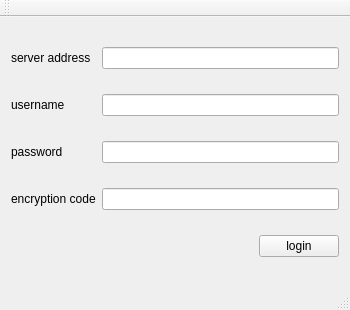
<?xml version="1.0" encoding="UTF-8"?>
<ui version="4.0">
 <class>LoginWindow</class>
 <widget class="QMainWindow" name="LoginWindow">
  <property name="geometry">
   <rect>
    <x>0</x>
    <y>0</y>
    <width>350</width>
    <height>310</height>
   </rect>
  </property>
  <property name="windowTitle">
   <string>LoginWindow</string>
  </property>
  <widget class="QWidget" name="centralWidget">
   <layout class="QGridLayout" name="gridLayout">
    <item row="3" column="1">
     <widget class="QLineEdit" name="encrytion_lineEdit"/>
    </item>
    <item row="2" column="1">
     <widget class="QLineEdit" name="password_lineEdit"/>
    </item>
    <item row="0" column="0">
     <widget class="QLabel" name="label">
      <property name="text">
       <string>server address</string>
      </property>
     </widget>
    </item>
    <item row="3" column="0">
     <widget class="QLabel" name="label_4">
      <property name="text">
       <string>encryption code</string>
      </property>
     </widget>
    </item>
    <item row="1" column="0">
     <widget class="QLabel" name="label_2">
      <property name="text">
       <string>username</string>
      </property>
     </widget>
    </item>
    <item row="1" column="1">
     <widget class="QLineEdit" name="username_lineEdit"/>
    </item>
    <item row="2" column="0">
     <widget class="QLabel" name="label_3">
      <property name="text">
       <string>password</string>
      </property>
     </widget>
    </item>
    <item row="0" column="1">
     <widget class="QLineEdit" name="server_lineEdit"/>
    </item>
    <item row="4" column="1" alignment="Qt::AlignRight">
     <widget class="QPushButton" name="login_pushButton">
      <property name="text">
       <string>login</string>
      </property>
     </widget>
    </item>
   </layout>
  </widget>
  <widget class="QMenuBar" name="menuBar">
   <property name="geometry">
    <rect>
     <x>0</x>
     <y>0</y>
     <width>350</width>
     <height>22</height>
    </rect>
   </property>
  </widget>
  <widget class="QToolBar" name="mainToolBar">
   <attribute name="toolBarArea">
    <enum>TopToolBarArea</enum>
   </attribute>
   <attribute name="toolBarBreak">
    <bool>false</bool>
   </attribute>
  </widget>
  <widget class="QStatusBar" name="statusBar"/>
 </widget>
 <layoutdefault spacing="6" margin="11"/>
 <tabstops>
  <tabstop>server_lineEdit</tabstop>
  <tabstop>username_lineEdit</tabstop>
  <tabstop>password_lineEdit</tabstop>
  <tabstop>encrytion_lineEdit</tabstop>
  <tabstop>login_pushButton</tabstop>
 </tabstops>
 <resources/>
 <connections/>
</ui>
